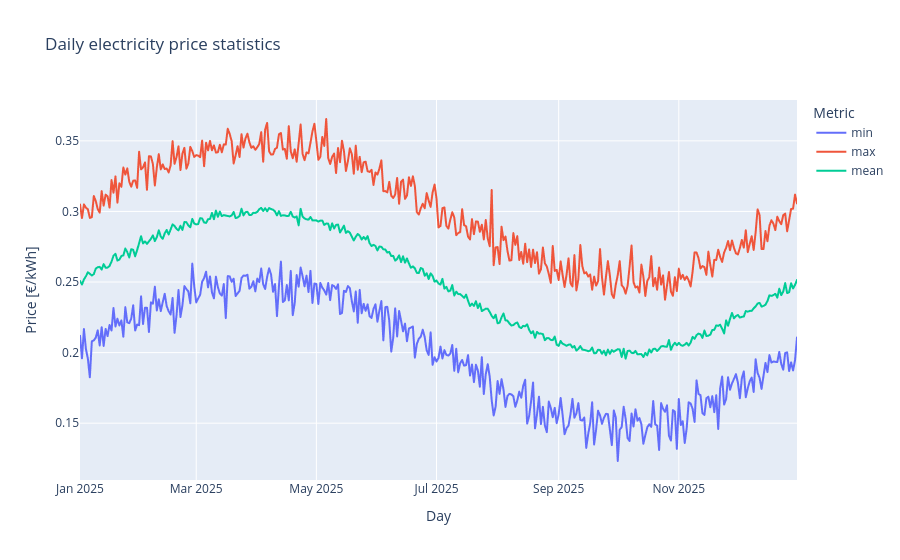

Notebook code for this chart:
### Markdown cell above
### Plotly example for aggregated data

Aggregated results such as daily mean values or daily maxima should also be visualized briefly.

### Code cell
daily_plot_df = daily_price.reset_index()

fig = px.line(
    daily_plot_df,
    x="index",
    y=["min", "max", "mean"],
    title="Daily electricity price statistics",
    labels={"index": "Day", "value": "Price [€/kWh]", "variable": "Metric"},
)
fig.update_layout(legend_title_text="Metric")
fig.show()

### Figure 1 — Plotly figure (JSON) as saved in the notebook; plotly's stock layout.template omitted (floating-point values rounded to 4 significant figures; data arrays with more than 128 entries replaced by an {"elided": "..."} marker saying what was removed)
{"data": [{"hovertemplate": "Metric=min<br>Day=%{x}<br>Price [€/kWh]=%{y}<extra></extra>", "legendgroup": "min", "line": {"color": "#636efa", "dash": "solid"}, "marker": {"symbol": "circle"}, "mode": "lines", "name": "min", "showlegend": true, "type": "scattergl", "x": {"elided": "365 str values"}, "xaxis": "x", "y": {"elided": "365 float values"}, "yaxis": "y"}, {"hovertemplate": "Metric=max<br>Day=%{x}<br>Price [€/kWh]=%{y}<extra></extra>", "legendgroup": "max", "line": {"color": "#EF553B", "dash": "solid"}, "marker": {"symbol": "circle"}, "mode": "lines", "name": "max", "showlegend": true, "type": "scattergl", "x": {"elided": "365 str values"}, "xaxis": "x", "y": {"elided": "365 float values"}, "yaxis": "y"}, {"hovertemplate": "Metric=mean<br>Day=%{x}<br>Price [€/kWh]=%{y}<extra></extra>", "legendgroup": "mean", "line": {"color": "#00cc96", "dash": "solid"}, "marker": {"symbol": "circle"}, "mode": "lines", "name": "mean", "showlegend": true, "type": "scattergl", "x": {"elided": "365 str values"}, "xaxis": "x", "y": {"elided": "365 float values"}, "yaxis": "y"}], "layout": {"legend": {"title": {"text": "Metric"}, "tracegroupgap": 0}, "title": {"text": "Daily electricity price statistics"}, "xaxis": {"anchor": "y", "domain": [0, 1], "title": {"text": "Day"}}, "yaxis": {"anchor": "x", "domain": [0, 1], "title": {"text": "Price [€/kWh]"}}}}
